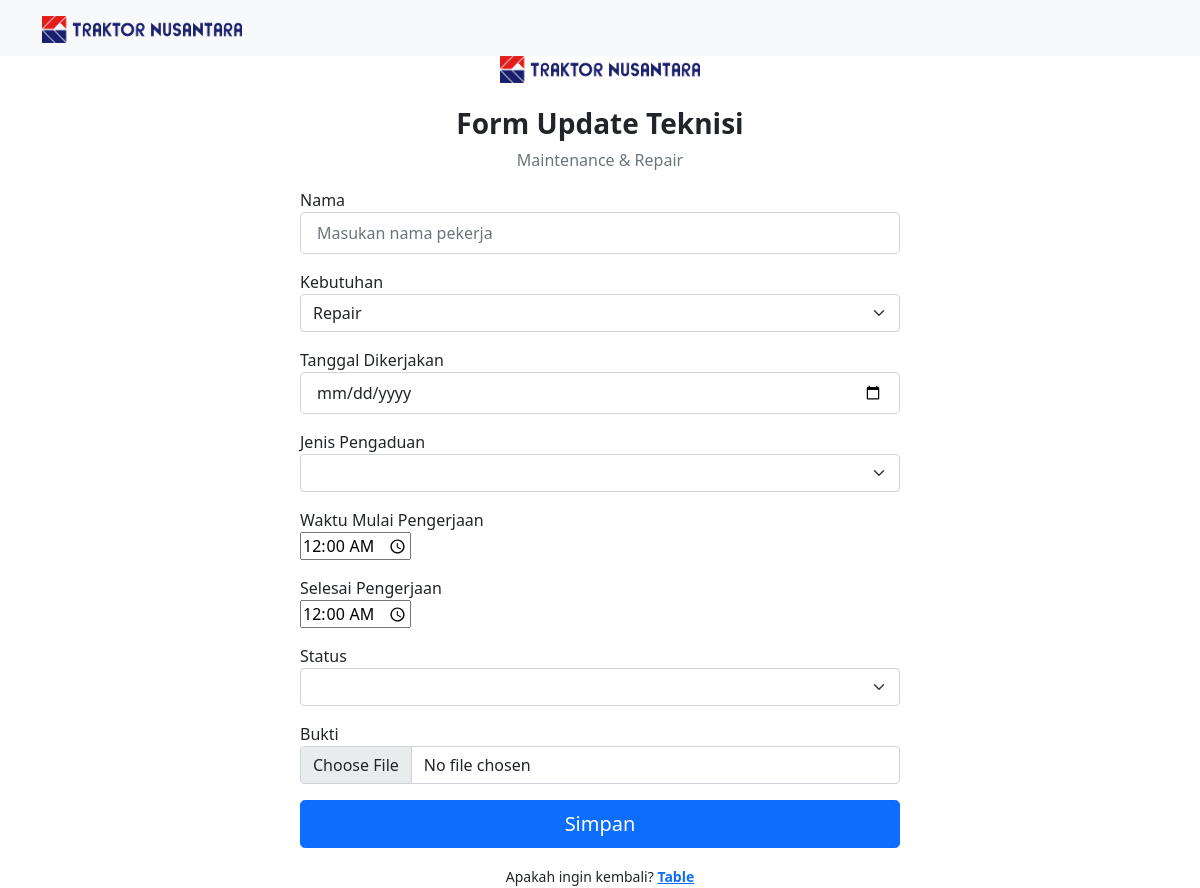
The app's page /updateteknisi.php?update=160 with its own data.
### tables this page shows
CREATE TABLE `laporan` (
  `id` int(11) NOT NULL,
  `nama` varchar(255) NOT NULL,
  `email` varchar(255) NOT NULL,
  `departemen` varchar(255) NOT NULL,
  `cabang` varchar(255) NOT NULL,
  `kebutuhan` varchar(255) NOT NULL,
  `tanggal` varchar(255) NOT NULL,
  `penjelasan` varchar(255) NOT NULL,
  `lokasi` varchar(255) NOT NULL,
  `tgl_kerja` varchar(255) NOT NULL,
  `jenis` varchar(255) NOT NULL,
  `wkt_mulai` time DEFAULT NULL,
  `wkt_akhir` time DEFAULT NULL,
  `status` varchar(255) NOT NULL,
  `pekerja` varchar(255) NOT NULL,
  `image` text NOT NULL,
  `updated` tinyint(1) DEFAULT 0,
  `email_sent` tinyint(1) DEFAULT 0
);

### updateteknisi.php (the view, shortened to what this page needs)
<?php
include "config.php";
$id = $_GET["update"];
$edit = mysqli_query($conn, "SELECT * FROM laporan WHERE id='$id'");
$row_edit = mysqli_fetch_array($edit);
?>
<!DOCTYPE html>
<html lang="en">
<head>
    <link href="https://cdn.jsdelivr.net/npm/bootstrap@5.0.2/dist/css/bootstrap.min.css" rel="stylesheet" />
</head>
<body>
    <nav class="navbar navbar-expand-lg navbar-light bg-light">
        <div class="container">
            <a class="navbar-brand" href="#">
                <img src="image/Traktor Nusantara Logo - Horizontal RGB.png" alt="" width="200" /></a>
        </div>
    </nav>
    <div class="row vh-100 g-0">
        <div class="">
            <div class="row align-items-center justify-content-center h-100 g-0 px-4 px-sm-0">
                <div class="col col-sm-6 col-lg-7 col-xl-6">
                    <a href="#" class="d-flex justify-content-center mb-4"><img src="image/Traktor Nusantara Logo - Horizontal RGB.png" alt="" width="200" /></a>
                    <div class="text-center">
                        <h3 class="fw-bold">Form Update Teknisi</h3>
                        <p class="text-secondary">Maintenance & Repair</p>
                    </div>
                    <form method="post" enctype="multipart/form-data" onsubmit="return validateForm()">
                        <label for="">Nama</label>
                        <div class="input-group mb-3">
                            <input type="name" class="form-control form-control-lg fs-6" placeholder="Masukan nama pekerja" name="pekerja" value="<?php echo $row_edit["pekerja"] ?>" />
                        </div>
                        <label for="">Kebutuhan</label>
                        <div class="input-group mb-3">
                            <select class="form-select" aria-label="Default select example" name="kebutuhan" value="<?php echo $row_edit["kebutuhan"] ?>">
                                <option value="Repair" <?php if ($row_edit['kebutuhan'] == 'Repair') echo 'selected' ?>>Repair</option>
                            </select>
                        </div>
                        <label for="">Tanggal Dikerjakan</label>
                        <div>
                            <input type="date" class="form-control form-control-lg fs-6 mb-3" name="tgl_kerja" value="<?php echo $row_edit["tgl_kerja"] ?>" />
                        </div>
                        <label for="">Jenis Pengaduan</label>
                        <div class="input-group mb-3">
                            <select class="form-select" aria-label="Default select example" name="jenis" value="<?php echo $row_edit["jenis"] ?>">
                                <option value=""></option>
                                <option value="Pengaduan" <?php if ($row_edit['jenis'] == 'Pengaduan') echo 'selected' ?>>Pengaduan</option>
                            </select>
                        </div>
                        <label for="">Waktu Mulai Pengerjaan</label>
                        <div class="input-group mb-3">
                            <input type="time" id="jam_mulai" name="wkt_mulai" value="<?php echo $row_edit["wkt_mulai"] ?>">
                        </div>
                        <label for="">Selesai Pengerjaan</label>
                        <div class="input-group mb-3">
                            <input type="time" id="jam_akhir" name="wkt_akhir" value="<?php echo $row_edit["wkt_akhir"] ?>">
                        </div>
                        <label for="">Status</label>
                        <div class="mb-3">
                            <select class="form-select" aria-label="Default select example" name="status" value="<?php echo $row_edit["status"] ?>">
                                <option value=""></option>
                                <option value="On-progress" <?php if ($row_edit['status'] == 'On-progress') echo 'selected' ?>>On-progress</option>
                            </select>
                        </div>
                        <div class="mb-3">
                            <label for="">Bukti</label>
                            <input class="form-control" type="file" id="formFileMultiple" accept=".img, .jpeg, .png ,.jpg" name="image">
                        </div>
                        <?php if (!$row_edit['updated']) { ?>
                            <button type="submit" class="btn btn-primary btn-lg w-100 mb-3" name="ubah">Simpan</button>
                        <?php } else { ?>
                            <button type="submit" class="btn btn-primary btn-lg w-100 mb-3" name="ubah" disabled>Simpan</button>
                        <?php } ?>
                    </form>
                    <div class="text-center">
                        <small>Apakah ingin kembali?
                            <a href="tabel_teknisi.php" class="fw-bold">Table</a></small>
                    </div>
                </div>
            </div>
        </div>
    </div>
</body>
</html>

### records on screen
laporan: kebutuhan "Repair", wkt_mulai "00:00:00", wkt_akhir "00:00:00"
